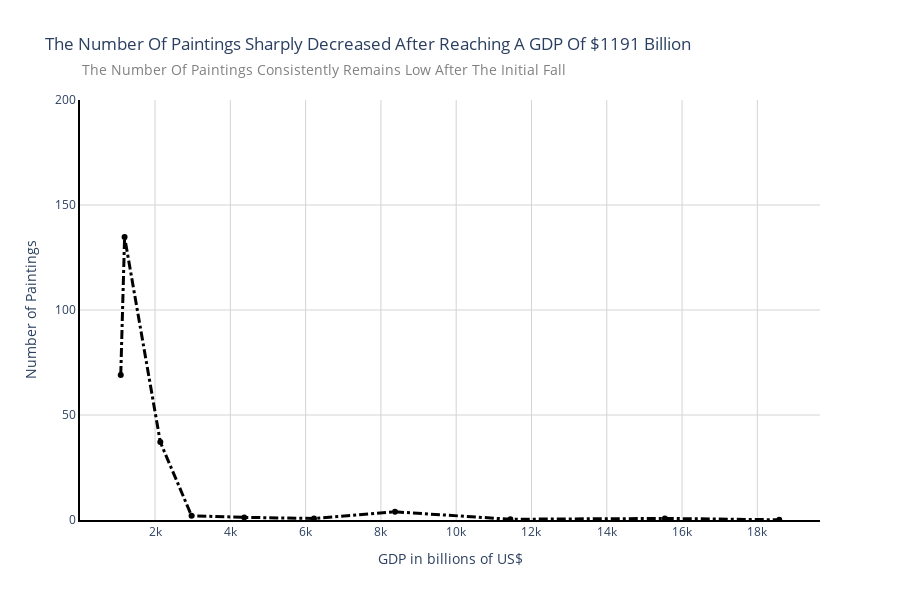

This figure's notebook cell:
### Markdown cell above
This interactive graph below shows just the average effect of the GDP on the number of paintings

### Code cell
# Calculate the average effect of GDP on paintings
average_paintings = np.mean(paintings_data, axis=1)

# Initialize figure
fig = go.Figure()

# Add only the "Average Effect" trace
fig.add_trace(
    go.Scatter(
        x=GDP_decade,
        y=average_paintings,
        name="Average Effect",
        line=dict(color="black", width=3, dash="dashdot")  # Black dashed line
    )
)

# Apply layout fixes (White background, black y-axis, dark gray x-axis)
fig.update_layout(
    width=900, 
    height=600, 
    paper_bgcolor="rgba(0,0,0,0)",  
    plot_bgcolor="rgba(0,0,0,0)",
    xaxis=dict(
        showgrid=True,
        gridcolor="lightgray",
        showline=True,
        linecolor="black",
        linewidth=2,
    ),
    yaxis=dict(
        showgrid=True,
        gridcolor="lightgray",
        showline=True, 
        linecolor="black",  
        linewidth=2, 
        range=[0, 200],  # <== Y-axis now capped at 200
    ),
    title="The Number Of Paintings Sharply Decreased After Reaching A GDP Of $1191 Billion",
    xaxis_title="GDP in billions of US$",
    yaxis_title="Number of Paintings",
    annotations=[  # Add subtitle annotation
        dict(
            x=0, 
            y=1.1,  
            xref="paper",
            yref="paper",
            text="The Number Of Paintings Consistently Remains Low After The Initial Fall",
            showarrow=False,
            font=dict(size=14, color="gray"),
            align="center"
        )
    ],
)

# Display the figure
fig.show()

# Save as an interactive HTML file
pio.write_html(fig, "../../website/figures/average_art_interactive_plot.html")

### Figure 1 — Plotly figure (JSON) as saved in the notebook; plotly's stock layout.template omitted (floating-point values rounded to 4 significant figures)
{"data": [{"line": {"color": "black", "dash": "dashdot", "width": 3}, "name": "Average Effect", "type": "scatter", "x": [1089, 1191, 2140, 2970, 4369, 6223, 8374, 11439, 15544, 18582], "y": [69.05, 134.8, 37.1, 2, 1.25, 0.75, 3.9, 0.35, 0.75, 0.1]}], "layout": {"annotations": [{"align": "center", "font": {"color": "gray", "size": 14}, "showarrow": false, "text": "The Number Of Paintings Consistently Remains Low After The Initial Fall", "x": 0, "xref": "paper", "y": 1.1, "yref": "paper"}], "height": 600, "paper_bgcolor": "rgba(0,0,0,0)", "plot_bgcolor": "rgba(0,0,0,0)", "title": {"text": "The Number Of Paintings Sharply Decreased After Reaching A GDP Of $1191 Billion"}, "width": 900, "xaxis": {"gridcolor": "lightgray", "linecolor": "black", "linewidth": 2, "showgrid": true, "showline": true, "title": {"text": "GDP in billions of US$"}}, "yaxis": {"gridcolor": "lightgray", "linecolor": "black", "linewidth": 2, "range": [0, 200], "showgrid": true, "showline": true, "title": {"text": "Number of Paintings"}}}}
